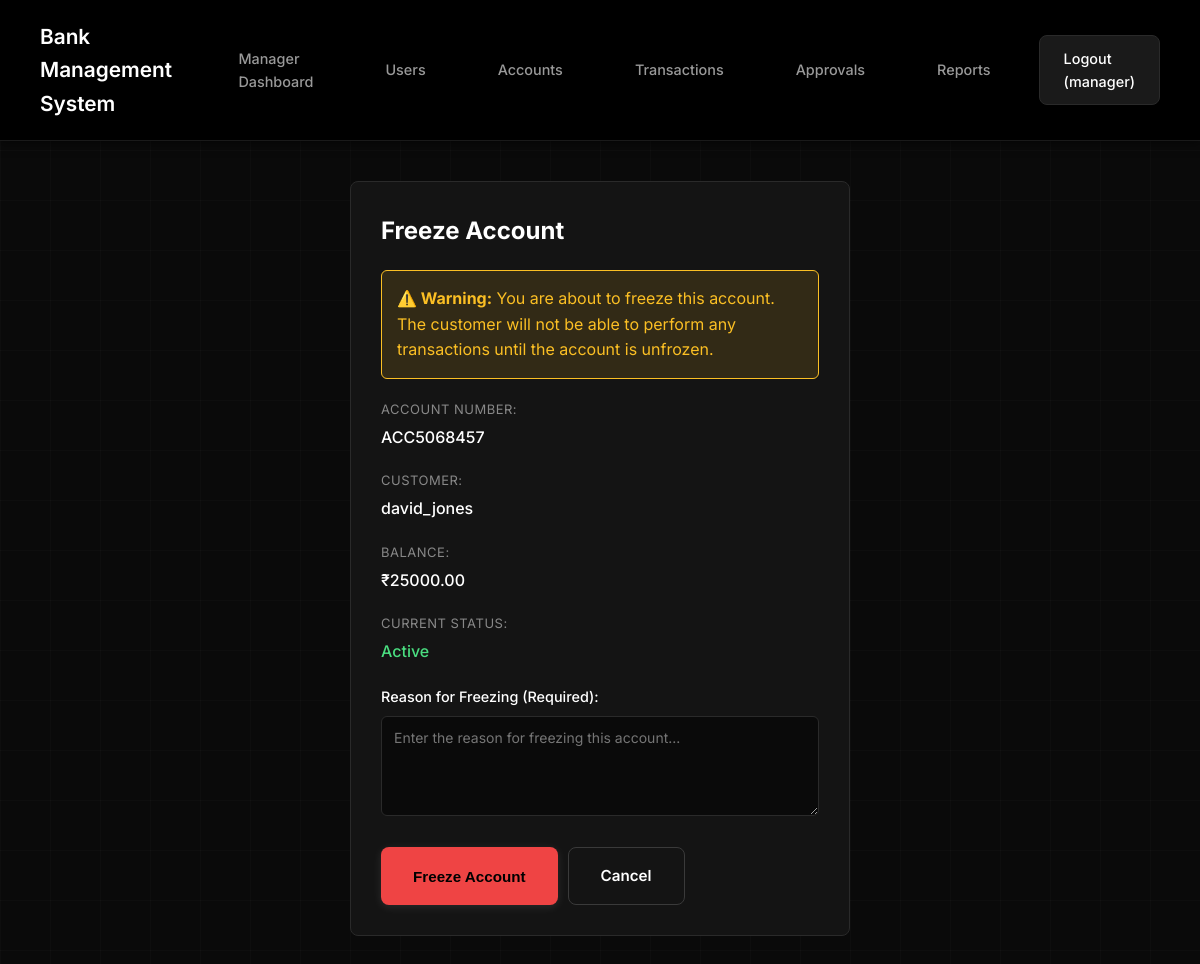
Page /bank/manager/account/13/freeze/ (signed in) on the committed database.
### apps/bank/models.py (models this page shows, shortened)
class Account(models.Model):
    ACTIVE = 'ACTIVE'
    FROZEN = 'FROZEN'
    STATUS_CHOICES = [
        (ACTIVE, 'Active'),
        (FROZEN, 'Frozen'),
    ]
    user = models.OneToOneField(
        User,
        on_delete=models.CASCADE,
        related_name='account'
    )
    account_number = models.CharField(
        max_length=10,
        unique=True,
        editable=False
    )
    balance = models.DecimalField(
        max_digits=12,
        decimal_places=2,
        default=0.00
    )
    status = models.CharField(
        max_length=10,
        choices=STATUS_CHOICES,
        default=ACTIVE
    )
    created_at = models.DateTimeField(auto_now_add=True)
    last_activity = models.DateTimeField(auto_now=True)
    class Meta:
        ordering = ['-created_at']  # Newest accounts first

### apps/bank/manager_views.py (the view)
    def wrapper(request, *args, **kwargs):
        if not hasattr(request.user, 'manager_profile'):
            messages.error(request, 'You are not authorized to access this page.')
            return redirect('users:login')
        return view_func(request, *args, **kwargs)

### apps/bank/manager_views.py (called while the page is built, shortened)
def manager_required(view_func):
    def wrapper(request, *args, **kwargs):
        if not hasattr(request.user, 'manager_profile'):
            messages.error(request, 'You are not authorized to access this page.')
            return redirect('users:login')
        return view_func(request, *args, **kwargs)
    return wrapper

@login_required(login_url='bank:manager_login')
@manager_required
def manager_freeze_account_view(request, account_id):
    manager = request.user.manager_profile
    account = get_object_or_404(Account, id=account_id)
    context = {
        'manager': manager,
        'account': account,
    }
    return render(request, 'bank/manager_freeze_account.html', context)

### templates/bank/manager_freeze_account.html (shortened to what this page needs)
{% extends 'base.html' %}
{% block content %}
<div class="dashboard-container">
    <div class="confirmation-box">
        <h2>Freeze Account</h2>
        <div class="warning">
            <strong>⚠️ Warning:</strong> You are about to freeze this account. The customer will not be able to perform any transactions until the account is unfrozen.
        </div>
        <div class="account-info-grid" style="margin-bottom: 20px;">
            <div class="info-item">
                <span class="info-label">Account Number:</span>
                <span class="info-value">{{ account.account_number }}</span>
            </div>
            <div class="info-item">
                <span class="info-label">Customer:</span>
                <span class="info-value">{{ account.user.username }}</span>
            </div>
            <div class="info-item">
                <span class="info-label">Balance:</span>
                <span class="info-value">₹{{ account.balance|floatformat:2 }}</span>
            </div>
            <div class="info-item">
                <span class="info-label">Current Status:</span>
                <span class="info-value">
                    {% if account.status == 'ACTIVE' %}
                        <span class="status-active">Active</span>
                    {% else %}
                        <span class="status-frozen">Frozen</span>
                    {% endif %}
                </span>
            </div>
        </div>
        <form method="post">
            <div class="form-group">
                <label for="reason">Reason for Freezing (Required):</label>
                <textarea
                    name="reason"
                    id="reason"
                    required
                    placeholder="Enter the reason for freezing this account..."
                ></textarea>
            </div>
            <div class="action-buttons" style="margin-top: 20px;">
                <button type="submit" class="btn btn-primary" style="background: #ef4444;">Freeze Account</button>
                <a href="{% url 'bank:manager_account_detail' account.id %}" class="btn btn-secondary">Cancel</a>
            </div>
        </form>
    </div>
</div>
{% endblock %}

### templates/base.html (shortened to what this page needs)
{% load static %}
<!DOCTYPE html>
<html lang="en">
<head>
    <link rel="stylesheet" href="{% static 'css/style.css' %}?v=4.2">
</head>
<body>
    {% if user.is_authenticated %}
    <nav>
        <div class="nav-container">
            <div class="nav-header">
                <h1>Bank Management System</h1>
            </div>
            <ul class="nav-menu" id="navMenu">
                {% if user.manager_profile %}
                    <li><a href="{% url 'bank:manager_dashboard' %}">Manager Dashboard</a></li>
                    <li><a href="{% url 'bank:manager_users' %}">Users</a></li>
                    <li><a href="{% url 'bank:manager_accounts' %}">Accounts</a></li>
                    <li><a href="{% url 'bank:manager_transactions' %}">Transactions</a></li>
                    <li><a href="{% url 'bank:manager_pending_approvals' %}">Approvals</a></li>
                    <li><a href="{% url 'bank:manager_reports' %}">Reports</a></li>
                    <li><a href="{% url 'bank:manager_logout' %}" class="logout-btn">Logout ({{ user.username }})</a></li>
                {% endif %}
            </ul>
        </div>
    </nav>
    {% endif %}
    {% if user.is_authenticated %}
    <div class="container">
    {% endif %}
        {% block content %}
        {% endblock %}
    {% if user.is_authenticated %}
    </div>
    {% endif %}
</body>
</html>

### static/css/style.css (style rules this page uses)
*, *::before, *::after { margin: 0; padding: 0; box-sizing: border-box; }
html, body { width: 100%; overflow-x: hidden; }
body { font-family: 'Inter', 'Segoe UI', Tahoma, Geneva, Verdana, sans-serif; background: #0a0a0a; color: #ffffff; line-height: 1.6; min-height: 100vh; position: relative; }
body::before { content: ''; position: fixed; top: 0; right: 0; width: 100%; height: 100%; background: linear-gradient(90deg, rgba(255, 255, 255, 0.02) 1px, transparent 1px), linear-gradient(rgba(255, 255, 255, 0.02) 1px, transparent 1px); background-size: 50px 50px; pointer-events: none; z-index: 0; }
nav { background: #000000; color: white; padding: 1.25rem 2.5rem; box-shadow: 0 2px 10px rgba(0, 0, 0, 0.5); border-bottom: 1px solid #1a1a1a; position: relative; z-index: 100; }
nav .nav-container { display: flex; justify-content: space-between; align-items: center; max-width: 1400px; margin: 0 auto; }
nav .nav-header { display: flex; justify-content: space-between; align-items: center; width: 100%; }
nav h1 { font-size: 1.3rem; font-weight: 600; color: #ffffff; display: flex; align-items: center; gap: 0.5rem; }
nav .nav-menu { list-style: none; display: flex; gap: 1.5rem; align-items: center; }
nav a { color: #999999; text-decoration: none; transition: all 0.3s ease; font-weight: 500; font-size: 0.9rem; padding: 0.7rem 1.5rem; border-radius: 8px; display: inline-block; }
nav .logout-btn { background: #1a1a1a; color: #ffffff; border: 1px solid #2a2a2a; }
.container { max-width: 1400px; margin: 2.5rem auto; padding: 0 2.5rem; position: relative; z-index: 1; }
form { max-width: 500px; }
.form-group { margin-bottom: 1.5rem; }
label { display: block; margin-bottom: 0.5rem; font-weight: 500; color: #ffffff; font-size: 0.9rem; }
.btn { display: inline-flex; align-items: center; justify-content: center; gap: 0.5rem; padding: 1rem 2rem; background: #ffffff; color: #000000; border: none; border-radius: 8px; cursor: pointer; font-size: 0.95rem; font-weight: 600; text-decoration: none; transition: all 0.3s ease; box-shadow: 0 2px 10px rgba(255, 255, 255, 0.1); }
.btn-secondary { background: transparent; border: 1px solid #3a3a3a; color: #ffffff; box-shadow: none; pointer-events: auto; position: relative; z-index: 1; }
.account-info-grid { display: grid; grid-template-columns: repeat(auto-fit, minmax(250px, 1fr)); gap: 20px; }
.info-item { display: flex; flex-direction: column; gap: 5px; }
.info-label { color: #888; font-size: 13px; text-transform: uppercase; letter-spacing: 0.5px; }
.info-value { color: #fff; font-size: 16px; font-weight: 500; }
.status-active { color: #4ade80; }
.action-buttons { display: flex; gap: 10px; flex-wrap: wrap; }
.confirmation-box { background: #141414; border: 1px solid #2a2a2a; border-radius: 8px; padding: 30px; max-width: 500px; margin: 0 auto; }
.confirmation-box h2 { color: #fff; margin-bottom: 20px; }
.confirmation-box .warning { background: #fbbf2420; border: 1px solid #fbbf24; border-radius: 6px; padding: 15px; margin-bottom: 20px; color: #fbbf24; }
.confirmation-box textarea { width: 100%; min-height: 100px; padding: 12px; background: #0a0a0a; border: 1px solid #2a2a2a; border-radius: 6px; color: #fff; font-family: inherit; font-size: 14px; resize: vertical; }

### rows in the picture
Account: account_number "ACC5068457", user.username "david_jones", balance "25000.00"

### other values in the picture
{{ user.username }} "manager"
